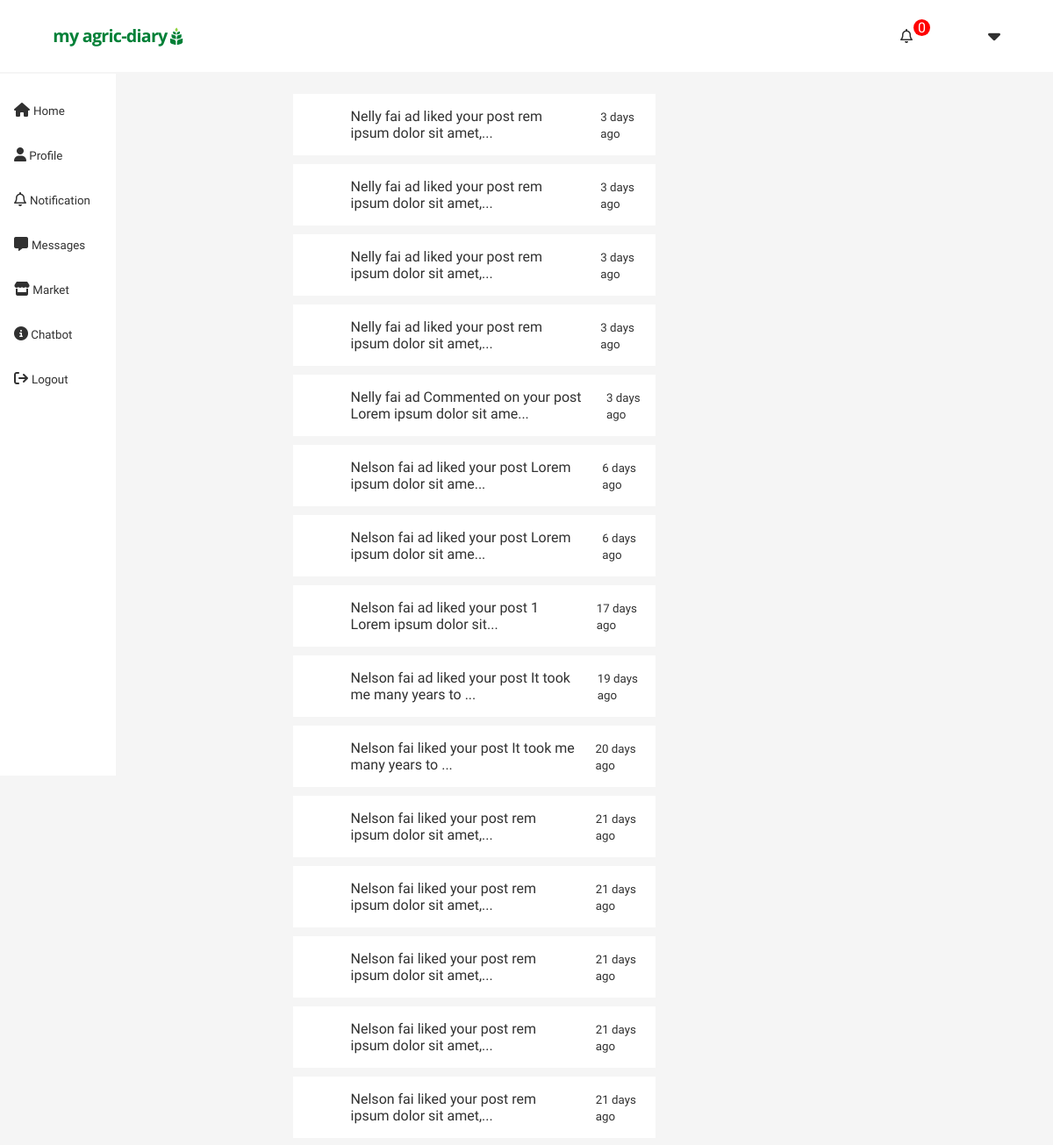
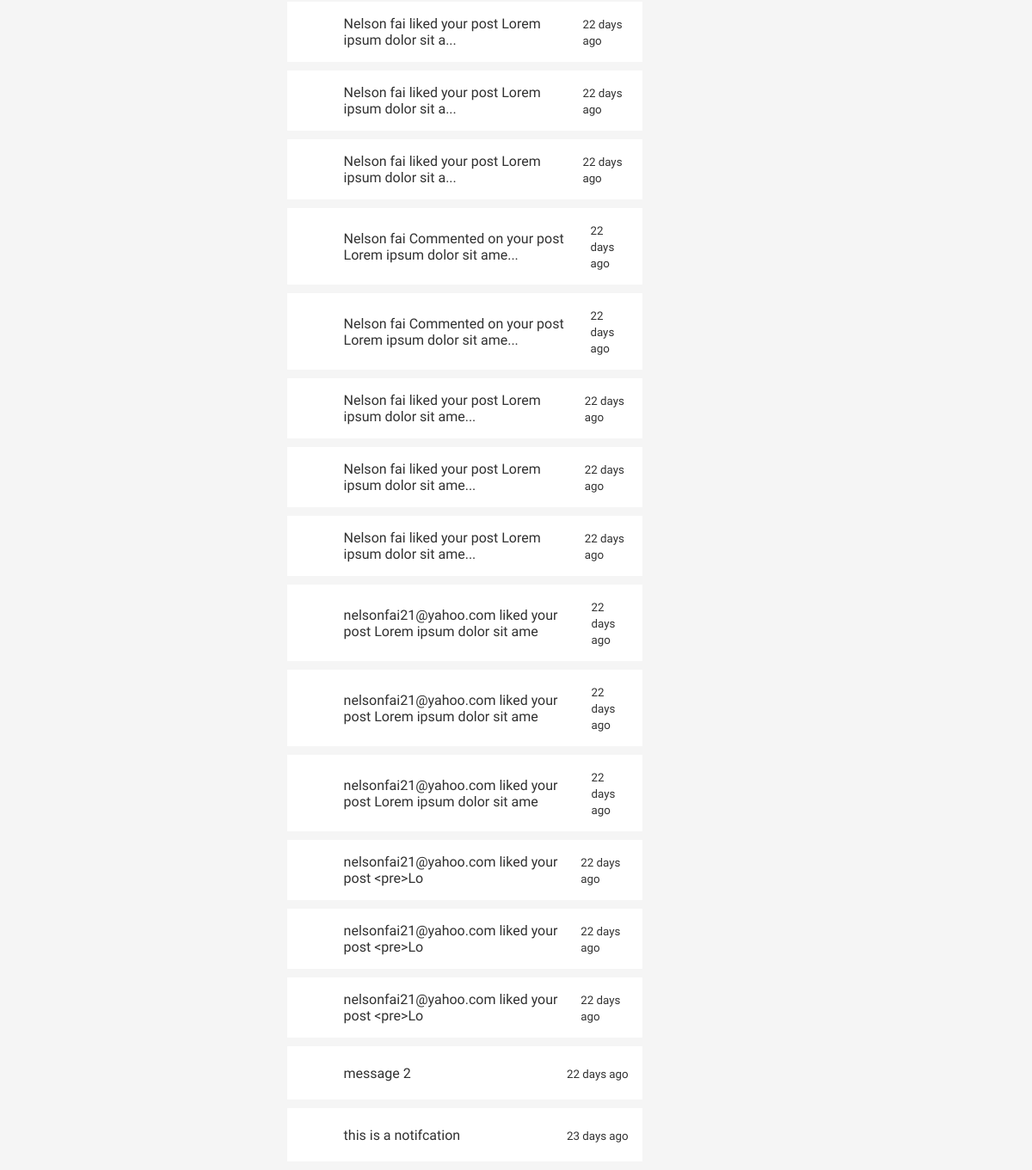
Screenshot of /my_notification (signed in) with the database file from the repository (2 pictures, top to bottom).
### account/models.py (models this page shows)
class CustomUser(AbstractUser):
    email = models.EmailField(unique=True)
    first_name = models.CharField( max_length=100 , blank=False)
    last_name= models.CharField( max_length=100 , blank=False )
    bio=models.CharField(max_length=400,blank=True, null=True)
    location = CountryField(blank_label='(select country)')
    profile_pic=models.ImageField( upload_to='profilepics/' ,blank=True, null=True,validators=[FileExtensionValidator(['jpg','png',])])
    is_student = models.BooleanField(default=False)
    course = models.CharField(max_length=100 ,blank=True, null=True)
    instituition = models.CharField(max_length=100 ,blank=True, null=True)
    profession=models.CharField(max_length=100 ,blank=True, null=True)
    company = models.CharField(max_length=100 ,blank=True, null=True)
    date_joined = models.DateTimeField( auto_now_add=True)
    is_active = models.BooleanField( default=True)
    username = None
    USERNAME_FIELD = 'email'
    REQUIRED_FIELDS = []
    objects = UserManager()
    def __str__(self):
        return self.last_name

### notification/models.py (models this page shows)
class Notification(models.Model):
    message= models.CharField(max_length=200)
    trigger = models.ForeignKey(CustomUser, on_delete=models.CASCADE,related_name='trigger')
    target = models.ForeignKey(CustomUser, on_delete=models.CASCADE,related_name='target')
    time = models.DateTimeField(auto_now_add=True)
    is_read = models.BooleanField(default=False)
    date = models.DateTimeField(auto_now_add=True)
    def __str__(self):
       return self.message
    def whencreated(self):
        return timefuntion(self.time)

### notification/views.py (the view)
# urls.py: path('',views.getnotification, name='notification'),
def getnotification(request):
    loggeduser = request.user
    my_notification = NotificationUser.objects.get(user=loggeduser)
    notification = my_notification.mynotification.all().order_by('-time')
    print(notification)
    for items in notification:
        items.is_read = True
        items.save()
    context={
        'notification':notification,
    }
    return render (request,'notification/notification.html' ,context)

### Friends/context_processors.py (called while the page is built)
def friendSuggestions(request):
        if request.user.is_authenticated:
            user = request.user
            network = Network.objects.get(user=request.user)
            friendsuggestions= suggestions(request,network=network)
            return {'friendsuggestions':friendsuggestions,'mynetwork':network}
        else:
                return {}

def suggestions(request, network):
    friends = network.following.all()
    user=request.user
    print(friends)
    suggestions =Network.objects.filter(
        following__in = friends).exclude(id=network.id).distinct()
    return suggestions

### notification/context_processors.py (called while the page is built)
def notificationCount(request):
        if request.user.is_authenticated:
            user = request.user
            notification = NotificationUser.objects.get(user = user)
            count = notification.mynotification.all().filter(is_read = False)
            return {'count':count.count}
        else:
                return {}

### notification/templates/notification/notification.html (shortened to what this page needs)
{% extends 'main/base.html'%}
{% load static %}
{% block content %}
<div class="grid-container">
    <main>
        <div class="wrapper">
            {% for obj in notification %}
            <div class="item flex" >
                    <div class="flex" >
                       <a href="{% url 'profile' obj.trigger.id%}"> <span class="roundedprofile" style="background:url('{{ obj.trigger.profile_pic.url}}') ;background-position: center; background-size: contain;" > </span> </a>
                            <div>
                                <div class="contact-name"><div>{{obj.message}} </div> </div>
                            </div>
                    </div>
                    <div> <small> {{obj.whencreated}}</small> </div>
            </div>
            {% endfor %}
        </div>
    </main>
    <div></div>
</div>
{% endblock %}

### templates/main/base.html (shortened to what this page needs)
{% load static %}
<!DOCTYPE html>
<html lang="en">
<head>
    <link rel="stylesheet" href="{% static 'styles/mainstyle.css'%}">
    <link rel="stylesheet" href="{% static stylesheet %}">
</head>
<body>
        <header>
            <div class="logo">
             <a href="../../../">   <img src="{% static 'images/my agric-diary.png'%}" width="100%"></a>
            </div>
            <div class="header-right">
                    {% if request.user.is_authenticated %}
                            <span>
                                <a href="{% url 'notification' %}">
                                    <span class="notification-wrapper">
                                        <span class="notification-counter">
                                               <span><i class="fa-regular fa-bell"> </i> </span>
                                                <span id="counter"> {{count}} </span>
                                        </span>
                                    </span>
                                </a>
                            </span>
                        <span>
                            {% if request.user.profile_pic %}
                            <a href="{% url 'profile' request.user.id %}">
                                <div class="roundedprofile" style="background:url('{{request.user.profile_pic.url}}') ;background-position: center; background-size: contain;">  </div> </a>
                            {% else %}
                            <a href="{% url 'profile' request.user.id %}">   <img src="https://encrypted-tbn0.gstatic.com/images?q=tbn:ANd9GcR9RzmCAKhjBMu6GN8LHxNLTw8Vt347xfIXWA&usqp=CAU" alt="" width="30px"></a>
                            {% endif %}
                        </span>
                            <span class="dropdown">
                                <span class="dropbtn" onclick="myFunction(data='myDropdown{{article.id}}')"> <i class="fa-solid fa-caret-down"></i></span>
                              </span>
                    {% else %}
                        <span> <a href="{% url 'login' %}"> Login </a> </span>
                        <span> <a href="{% url 'signup' %}"> Signup </a></span>
                    {% endif %}
            </div>
        </header>
   <div class="flex-container">
    <div class="bodynav_right">
        <a href="../../../"> <i class="fa-solid fa-house"></i> <small> Home </small></a>
        <a href="{% url 'profile'  request.user.id %}"> <i class="fa-solid fa-user"></i><small>  Profile</small> </a>
        <a href="{% url 'notification' %}"> <i class="fa-regular fa-bell"></i> <small> Notification </small>  </a>
        <a href="{% url 'chatlobby' %}"> <i class="fa-solid fa-message"></i>  <small> Messages </small></a>
        <a href="{% url 'market' %}"> <i class="fa-solid fa-store"></i><small>  Market </small> </a>
        <a href="{% url 'ai_room' %}"> <i class="fa-solid fa-circle-info"></i><small> Chatbot </small>  </a>
        <a href="{% url 'logout' %}"><i class="fa-solid fa-arrow-right-from-bracket"></i> <small> Logout  </small></a>
    </div>
        {% block content %}
        {% endblock%}
    </div>
</body>
</html>

### static/styles/mainstyle.css (style rules this page uses)
* { padding: 0; margin:0; box-sizing: border-box; font-family: 'Lexend Deca', sans-serif; color:#313131; }
:root { --primary-color:#4ba064; --primary-color:#008037; }
body { background-color: #f2f1ef; background-color: #f5f5f5; }
.flex-container { display: flex; align-items: flex-start; display: flex; justify-content: left; gap: 20px; }
a { text-decoration:none; color:var(--primary-color); }
.bodynav_right { padding: 1rem; height: 100vh; background-color: #fff; position: sticky; top:80px; display: flex; flex-direction: column; grid-area: 1rem; margin-top: -23px; }
.bodynav_right a { padding-block: 1rem; width: 100px; }
header { display:flex; align-items:center; justify-content: space-between; margin-bottom: 25px; padding-inline:5%; padding-block: 1.2rem; position: sticky; width: 100%; top: 0; background-color: white; color: #4ba064; z-index: 100; }
header a { color: #4ba064; }
.header-right { display:flex; gap:20px; align-items:center; }
.notification-counter { position:relative; margin-right: 1rem; }
#counter { position: absolute; top: -10px; right: -20px; background-color: red; color: white; border-radius: 50%; padding: 0px 5px; }
.grid-container { display: grid; grid-template-columns: 1fr 35%; gap: 2rem; min-height: 80vh; padding-inline: 5%; margin-inline: auto; max-width: 1700px; }
.flex { display: flex; justify-content: left; align-items: center; gap: 20px; }
.roundedprofile { display: block; height: 30px !important; width: 30px !important; border-radius: 50%; object-fit: contain; }

### notification/templates/notification/notification.html (style rules this page uses)
.item { padding: 1rem; justify-content: space-between; align-items: center; margin-bottom: 10px; background-color: #fff; }

### templates/main/base.html (style rules this page uses)
.dropdown { position: relative; display: inline-block; }
.dropbtn { font-size: 1.4rem; margin-top: -5px; }

### rows the page displays
Notification: message "Nelly fai ad liked your post rem ipsum dolor sit amet,...", whencreated "3 days ago"
Notification: message "Nelly fai ad liked your post rem ipsum dolor sit amet,...", whencreated "3 days ago"
Notification: message "Nelly fai ad liked your post rem ipsum dolor sit amet,...", whencreated "3 days ago"
Notification: message "Nelly fai ad liked your post rem ipsum dolor sit amet,...", whencreated "3 days ago"
Notification: message "Nelly fai ad Commented on your post Lorem ipsum dolor sit ame...", whencreated "3 days ago"
Notification: message "Nelson fai ad liked your post Lorem ipsum dolor sit ame...", whencreated "6 days ago"
Notification: message "Nelson fai ad liked your post Lorem ipsum dolor sit ame...", whencreated "6 days ago"
Notification: message "Nelson fai ad liked your post 1 Lorem ipsum dolor sit...", whencreated "17 days ago"
Notification: message "Nelson fai ad liked your post It took me many years to ...", whencreated "19 days ago"
Notification: message "Nelson fai liked your post It took me many years to ...", whencreated "20 days ago"
Notification: message "Nelson fai liked your post rem ipsum dolor sit amet,...", whencreated "21 days ago"
Notification: message "Nelson fai liked your post rem ipsum dolor sit amet,...", whencreated "21 days ago"
Notification: message "Nelson fai liked your post rem ipsum dolor sit amet,...", whencreated "21 days ago"
Notification: message "Nelson fai liked your post rem ipsum dolor sit amet,...", whencreated "21 days ago"
Notification: message "Nelson fai liked your post rem ipsum dolor sit amet,...", whencreated "21 days ago"
Notification: message "Nelson fai liked your post Lorem ipsum dolor sit a...", whencreated "22 days ago"
Notification: message "Nelson fai liked your post Lorem ipsum dolor sit a...", whencreated "22 days ago"
Notification: message "Nelson fai liked your post Lorem ipsum dolor sit a...", whencreated "22 days ago"
Notification: message "Nelson fai Commented on your post Lorem ipsum dolor sit ame...", whencreated "22 days ago"
Notification: message "Nelson fai Commented on your post Lorem ipsum dolor sit ame...", whencreated "22 days ago"
Notification: message "Nelson fai liked your post Lorem ipsum dolor sit ame...", whencreated "22 days ago"
Notification: message "Nelson fai liked your post Lorem ipsum dolor sit ame...", whencreated "22 days ago"
Notification: message "Nelson fai liked your post Lorem ipsum dolor sit ame...", whencreated "22 days ago"
Notification: message "nelsonfai21@yahoo.com liked your post Lorem ipsum dolor sit ame", whencreated "22 days ago"
Notification: message "nelsonfai21@yahoo.com liked your post Lorem ipsum dolor sit ame", whencreated "22 days ago"
Notification: message "nelsonfai21@yahoo.com liked your post Lorem ipsum dolor sit ame", whencreated "22 days ago"
Notification: message "nelsonfai21@yahoo.com liked your post <pre>Lo", whencreated "22 days ago"
Notification: message "nelsonfai21@yahoo.com liked your post <pre>Lo", whencreated "22 days ago"
Notification: message "nelsonfai21@yahoo.com liked your post <pre>Lo", whencreated "22 days ago"
Notification: message "message 2", whencreated "22 days ago"
Notification: message "this is a notifcation", whencreated "23 days ago"

### other values shown
{{ count }} "0"
